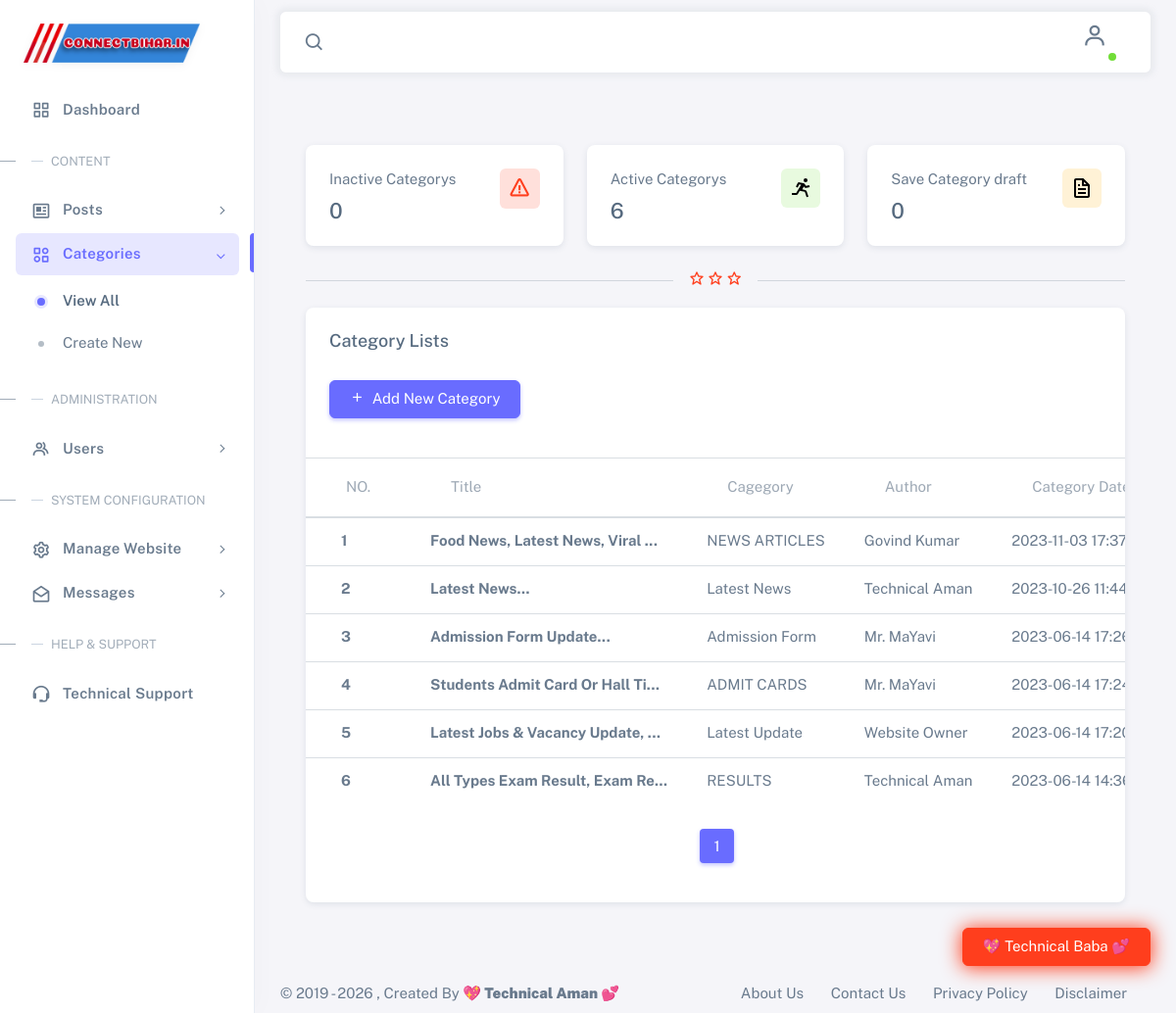
The app's page /root-admin/dashboard/view-category.php (signed in) with its own data.
### tables this page shows
CREATE TABLE `settings` (
  `websitename` varchar(60) DEFAULT NULL,
  `favicon` varchar(255) DEFAULT NULL,
  `logo` varchar(255) DEFAULT NULL,
  `footerdesc` varchar(255) DEFAULT NULL,
  `keywords` text DEFAULT NULL,
  `watterMark` varchar(255) DEFAULT NULL,
  `workEmail` varchar(191) DEFAULT NULL,
  `websiteTitle` varchar(225) DEFAULT NULL,
  `websiteUrl` varchar(999) NOT NULL,
  `contactPhone` varchar(50) DEFAULT NULL,
  `contactAddress` text DEFAULT NULL,
  `metaDescription` text DEFAULT NULL,
  `metaAuthor` varchar(100) DEFAULT NULL,
  `robotsIndex` varchar(50) NOT NULL DEFAULT 'index, follow',
  `socialFacebook` varchar(255) DEFAULT NULL,
  `socialTwitter` varchar(255) DEFAULT NULL,
  `socialInstagram` varchar(255) DEFAULT NULL,
  `socialLinkedin` varchar(255) DEFAULT NULL,
  `socialYoutube` varchar(255) DEFAULT NULL,
  `socialWhatsapp` varchar(255) DEFAULT NULL,
  `googleAnalytics` text DEFAULT NULL,
  `googleAdsense` varchar(100) DEFAULT NULL,
  `customHeadCode` text DEFAULT NULL,
  `customFooterCode` text DEFAULT NULL,
  `maintenanceMode` tinyint(1) NOT NULL DEFAULT 0,
  `maintenanceMsg` text DEFAULT NULL,
  `mailDriver` varchar(20) NOT NULL DEFAULT 'mail',
  `smtpHost` varchar(191) DEFAULT NULL,
  `smtpPort` int(5) NOT NULL DEFAULT 587,
  `smtpUser` varchar(191) DEFAULT NULL,
  `smtpPass` text DEFAULT NULL,
  `smtpEncryption` varchar(10) NOT NULL DEFAULT 'tls',
  `smtpFromEmail` varchar(191) DEFAULT NULL,
  `smtpFromName` varchar(191) DEFAULT NULL
);

CREATE TABLE `category` (
  `category_id` int(11) NOT NULL,
  `category_name` varchar(100) DEFAULT NULL,
  `categoryTitle` varchar(225) DEFAULT NULL,
  `categoryStatus` varchar(10) NOT NULL DEFAULT 'W',
  `author` int(11) DEFAULT NULL,
  `categoryDate` timestamp NOT NULL DEFAULT current_timestamp()
);

CREATE TABLE `user` (
  `user_id` int(10) UNSIGNED NOT NULL,
  `username` varchar(30) DEFAULT NULL,
  `first_name` varchar(30) NOT NULL,
  `last_name` varchar(30) NOT NULL,
  `phone` varchar(15) DEFAULT NULL,
  `email` varchar(225) DEFAULT NULL,
  `password` varchar(40) DEFAULT NULL,
  `role` int(11) NOT NULL DEFAULT 0,
  `userStatus` varchar(10) NOT NULL DEFAULT 'W',
  `rDate` timestamp NOT NULL DEFAULT current_timestamp(),
  `taken` int(11) DEFAULT NULL
);

### root-admin/dashboard/view-category.php (the view, shortened to what the rows shown need)
<?php include_once "_header.php";
include_once "_subHeader.php"; ?>
<?php
include_once "../app/_DBconnect.php";
if (isset($_GET['page'])) {
    $page = $_GET['page'];
} else {
    $page = 1;
}
$offset = ($page - 1) * $limit;
$selectCategory = "SELECT * FROM `category`
        LEFT JOIN user ON user.user_id = category.author
        ORDER BY category_id DESC
        LIMIT {$offset},{$limit}";
$categoryQuery = mysqli_query($conn, $selectCategory);?>
<div class="container-fluid flex-grow-1 container-p-y">
    <div class="container my-5">
        <div class="card">
            <div class="table-responsive text-nowrap">
                <table class="table table-hover">
                    <thead>
                        <tr>
                            <th>
                                <button disabled="disabled" class="btn btn-outline-secoundary">NO.</button>
                            </th>
                            <th><button disabled="disabled" class="btn btn-outline-secoundary">Title</button></th>
                            <th><button disabled="disabled" class="btn btn-outline-secoundary">Cagegory</button></th>
                            <th><button disabled="disabled" class="btn btn-outline-secoundary">Author</button></th>
                            <th><button disabled="disabled" class="btn btn-outline-secoundary">Category Date</button>
                            </th>
                        </tr>
                    </thead>
                    <tbody class="table-border-bottom-0">
                        <?php if (mysqli_num_rows($categoryQuery) > 0) {
                            $serial = $offset + 1;
                            while ($categoryD = mysqli_fetch_assoc($categoryQuery)) {
                                ?>
                                <tr>
                                    <td><i class="fab fa-angular fa-lg text-danger me-3"></i> <strong>
                                            <?php echo $serial ?>
                                        </strong></td>
                                    <td><strong>
                                            <?php echo substr($categoryD['categoryTitle'], 0, 30) . "..."; ?>
                                        </strong></td>
                                    <td>
                                        <?php echo $categoryD['category_name']; ?>
                                    </td>
                                    <td>
                                        <?php echo $categoryD['first_name'] . " " . $categoryD['last_name']; ?>
                                    </td>
                                    <td>
                                        <?php echo $categoryD['categoryDate']; ?>
                                    </td>
                                </tr>
                                <?php $serial++;
                            }
                        } else {
                            echo "<tr><td></td></tr>";
                        } ?>
                    </tbody>
                </table>
            </div>
        </div>
    </div>
</div>
<?php include_once "_footer.php"; ?>

### admin/_header.php (shortened to what the rows shown need)
<?php session_start();
include_once ('app/config.php');
$settingd = mysqli_fetch_assoc(mysqli_query($conn, 'SELECT * FROM settings'));
$url = $settingd['websiteUrl']; ?>
<!DOCTYPE html>
<html lang="en" class="light-style layout-menu-fixed" dir="ltr" data-theme="theme-default" data-assets-path="<?php echo $url; ?>/assets/"
  data-template="vertical-menu-template-free">
<head>
  <link href="https://unpkg.com/boxicons@2.1.4/css/boxicons.min.css" rel="stylesheet" />
  <link rel="stylesheet" href="../assets/admin/vendor/css/core.css" class="template-customizer-core-css" />
  <link rel="stylesheet" href="../assets/admin/vendor/css/theme-default.css" class="template-customizer-theme-css" />
  <link rel="stylesheet" href="../assets/admin/css/demo.css" />
  <link rel="stylesheet" href="../assets/admin/vendor/libs/perfect-scrollbar/perfect-scrollbar.css" />
  <link rel="stylesheet" href="../assets/admin/vendor/libs/apex-charts/apex-charts.css" />
  <link rel="stylesheet" href="../assets/admin/summernotes/summernote-lite.min.css">
</head>
<body>
  <div class="layout-wrapper layout-content-navbar">
    <div class="layout-container">
      <aside id="layout-menu" class="layout-menu menu-vertical menu bg-menu-theme" style="border-right: 1px solid rgba(226, 232, 240, 0.8); box-shadow: 4px 0 24px rgba(0,0,0,0.02);">
        <div class="app-brand demo" style="padding: 20px 1.5rem;">
          <a href="./" class="app-brand-link">
            <span class="app-brand-logo-full">
              <img src="<?php echo $url; ?>/assets/images/<?php echo $settingd['logo']; ?>" alt="<?php echo $settingd['websitename']; ?>"
                style="max-height: 40px; width: auto; object-fit: contain; filter: drop-shadow(0 2px 4px rgba(0,0,0,0.05));">
            </span>
          </a>
        </div>
      </aside>
      <div class="layout-page">

### records on screen
settings: websiteUrl+logo (picture)
category: categoryTitle "Food News, Latest News, Viral", category_name "NEWS ARTICLES", user.first_name "Govind", user.last_name "Kumar", categoryDate "2023-11-03…"
category: categoryTitle "Latest News", category_name "Latest News", user.first_name "Technical", user.last_name "Aman", categoryDate "2023-10-26…"
category: categoryTitle "Admission Form Update", category_name "Admission Form", user.first_name "Mr.", user.last_name "MaYavi", categoryDate "2023-06-14…"
category: categoryTitle "Students Admit Card Or Hall Ti", category_name "ADMIT CARDS", user.first_name "Mr.", user.last_name "MaYavi", categoryDate "2023-06-14…"
category: categoryTitle "Latest Jobs & Vacancy Update,", category_name "Latest Update", user.first_name "Website", user.last_name "Owner", categoryDate "2023-06-14…"
category: categoryTitle "All Types Exam Result, Exam Re", category_name "RESULTS", user.first_name "Technical", user.last_name "Aman", categoryDate "2023-06-14…"

### other values on screen
$CategoryData['catCount'] "0"
$CategoryData['catCount'] "6"
